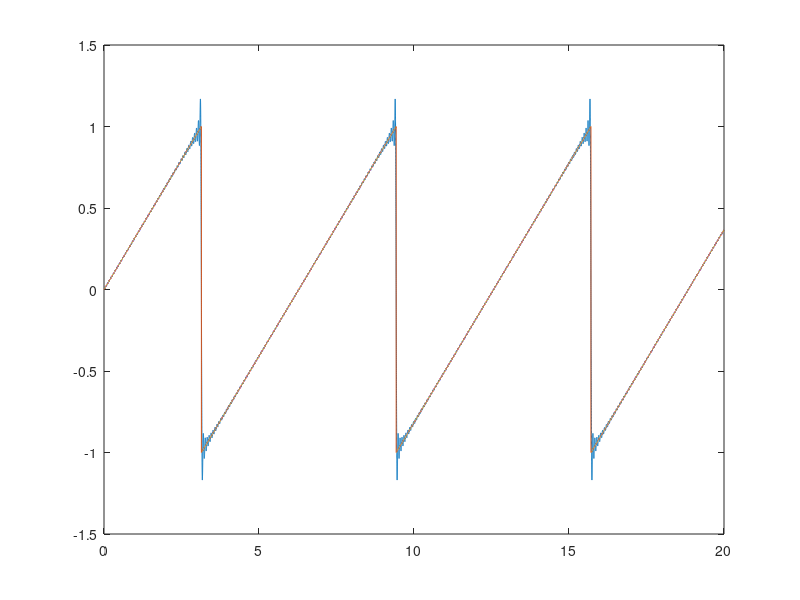

Source code (MATLAB):
clear;
clc;

t = linspace(0,20,1e5);
x = sawtooth(t + pi);
xsum = zeros(size(t));

for n = 1:100
    A = (1/(n*pi)) * exp(j*pi*(n + (1/2)));
    w = n;
    xsum = xsum + (2*abs(A)*cos(w*t + angle(A)));
    
end

figure(1);clf;
plot(t,xsum,t,x);
